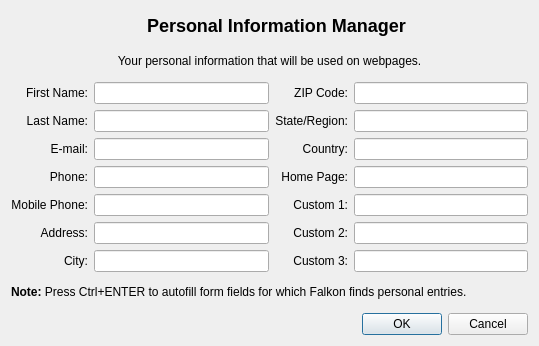
<?xml version="1.0" encoding="UTF-8"?>
<ui version="4.0">
 <class>PIM_Settings</class>
 <widget class="QDialog" name="PIM_Settings">
  <property name="geometry">
   <rect>
    <x>0</x>
    <y>0</y>
    <width>539</width>
    <height>346</height>
   </rect>
  </property>
  <property name="windowTitle">
   <string>PIM Settings</string>
  </property>
  <layout class="QVBoxLayout" name="verticalLayout">
   <item>
    <layout class="QHBoxLayout" name="horizontalLayout">
     <item>
      <spacer name="horizontalSpacer">
       <property name="orientation">
        <enum>Qt::Horizontal</enum>
       </property>
       <property name="sizeHint" stdset="0">
        <size>
         <width>40</width>
         <height>20</height>
        </size>
       </property>
      </spacer>
     </item>
     <item>
      <widget class="QLabel" name="label_2">
       <property name="pixmap">
        <pixmap resource="PIM_res.qrc">:/PIM/data/PIM.png</pixmap>
       </property>
      </widget>
     </item>
     <item>
      <widget class="QLabel" name="label">
       <property name="text">
        <string>&lt;h2&gt;Personal Information Manager&lt;/h2&gt;</string>
       </property>
      </widget>
     </item>
     <item>
      <spacer name="horizontalSpacer_2">
       <property name="orientation">
        <enum>Qt::Horizontal</enum>
       </property>
       <property name="sizeHint" stdset="0">
        <size>
         <width>40</width>
         <height>20</height>
        </size>
       </property>
      </spacer>
     </item>
    </layout>
   </item>
   <item>
    <widget class="QLabel" name="label_tip">
     <property name="text">
      <string>Your personal information that will be used on webpages.</string>
     </property>
     <property name="alignment">
      <set>Qt::AlignCenter</set>
     </property>
    </widget>
   </item>
   <item>
    <layout class="QGridLayout" name="gridLayout">
     <item row="0" column="0">
      <widget class="QLabel" name="label_firstname">
       <property name="text">
        <string>First Name:</string>
       </property>
       <property name="alignment">
        <set>Qt::AlignRight|Qt::AlignTrailing|Qt::AlignVCenter</set>
       </property>
      </widget>
     </item>
     <item row="0" column="1">
      <widget class="QLineEdit" name="pim_firstname"/>
     </item>
     <item row="1" column="0">
      <widget class="QLabel" name="label_lastname">
       <property name="text">
        <string>Last Name:</string>
       </property>
       <property name="alignment">
        <set>Qt::AlignRight|Qt::AlignTrailing|Qt::AlignVCenter</set>
       </property>
      </widget>
     </item>
     <item row="1" column="1">
      <widget class="QLineEdit" name="pim_lastname"/>
     </item>
     <item row="2" column="0">
      <widget class="QLabel" name="label_email">
       <property name="text">
        <string>E-mail:</string>
       </property>
       <property name="alignment">
        <set>Qt::AlignRight|Qt::AlignTrailing|Qt::AlignVCenter</set>
       </property>
      </widget>
     </item>
     <item row="2" column="1">
      <widget class="QLineEdit" name="pim_email"/>
     </item>
     <item row="3" column="0">
      <widget class="QLabel" name="label_phone">
       <property name="text">
        <string>Phone:</string>
       </property>
       <property name="alignment">
        <set>Qt::AlignRight|Qt::AlignTrailing|Qt::AlignVCenter</set>
       </property>
      </widget>
     </item>
     <item row="3" column="1">
      <widget class="QLineEdit" name="pim_phone"/>
     </item>
     <item row="4" column="0">
      <widget class="QLabel" name="label_mobile">
       <property name="text">
        <string>Mobile Phone:</string>
       </property>
       <property name="alignment">
        <set>Qt::AlignRight|Qt::AlignTrailing|Qt::AlignVCenter</set>
       </property>
      </widget>
     </item>
     <item row="4" column="1">
      <widget class="QLineEdit" name="pim_mobile"/>
     </item>
     <item row="5" column="0">
      <widget class="QLabel" name="label_address">
       <property name="text">
        <string>Address:</string>
       </property>
       <property name="alignment">
        <set>Qt::AlignRight|Qt::AlignTrailing|Qt::AlignVCenter</set>
       </property>
      </widget>
     </item>
     <item row="5" column="1">
      <widget class="QLineEdit" name="pim_address"/>
     </item>
     <item row="6" column="0">
      <widget class="QLabel" name="label_city">
       <property name="text">
        <string>City:</string>
       </property>
       <property name="alignment">
        <set>Qt::AlignRight|Qt::AlignTrailing|Qt::AlignVCenter</set>
       </property>
      </widget>
     </item>
     <item row="6" column="1">
      <widget class="QLineEdit" name="pim_city"/>
     </item>
     <item row="0" column="2">
      <widget class="QLabel" name="label_zip">
       <property name="text">
        <string>ZIP Code:</string>
       </property>
       <property name="alignment">
        <set>Qt::AlignRight|Qt::AlignTrailing|Qt::AlignVCenter</set>
       </property>
      </widget>
     </item>
     <item row="0" column="3">
      <widget class="QLineEdit" name="pim_zip"/>
     </item>
     <item row="1" column="2">
      <widget class="QLabel" name="label_state">
       <property name="text">
        <string>State/Region:</string>
       </property>
       <property name="alignment">
        <set>Qt::AlignRight|Qt::AlignTrailing|Qt::AlignVCenter</set>
       </property>
      </widget>
     </item>
     <item row="1" column="3">
      <widget class="QLineEdit" name="pim_state"/>
     </item>
     <item row="2" column="2">
      <widget class="QLabel" name="label_country">
       <property name="text">
        <string>Country:</string>
       </property>
       <property name="alignment">
        <set>Qt::AlignRight|Qt::AlignTrailing|Qt::AlignVCenter</set>
       </property>
      </widget>
     </item>
     <item row="2" column="3">
      <widget class="QLineEdit" name="pim_country"/>
     </item>
     <item row="3" column="2">
      <widget class="QLabel" name="label_homepage">
       <property name="text">
        <string>Home Page:</string>
       </property>
       <property name="alignment">
        <set>Qt::AlignRight|Qt::AlignTrailing|Qt::AlignVCenter</set>
       </property>
      </widget>
     </item>
     <item row="3" column="3">
      <widget class="QLineEdit" name="pim_homepage"/>
     </item>
     <item row="4" column="2">
      <widget class="QLabel" name="label_special1">
       <property name="text">
        <string>Custom 1:</string>
       </property>
       <property name="alignment">
        <set>Qt::AlignRight|Qt::AlignTrailing|Qt::AlignVCenter</set>
       </property>
      </widget>
     </item>
     <item row="4" column="3">
      <widget class="QLineEdit" name="pim_special1"/>
     </item>
     <item row="5" column="2">
      <widget class="QLabel" name="label_special2">
       <property name="text">
        <string>Custom 2:</string>
       </property>
       <property name="alignment">
        <set>Qt::AlignRight|Qt::AlignTrailing|Qt::AlignVCenter</set>
       </property>
      </widget>
     </item>
     <item row="5" column="3">
      <widget class="QLineEdit" name="pim_special2"/>
     </item>
     <item row="6" column="2">
      <widget class="QLabel" name="label_special3">
       <property name="text">
        <string>Custom 3:</string>
       </property>
       <property name="alignment">
        <set>Qt::AlignRight|Qt::AlignTrailing|Qt::AlignVCenter</set>
       </property>
      </widget>
     </item>
     <item row="6" column="3">
      <widget class="QLineEdit" name="pim_special3"/>
     </item>
    </layout>
   </item>
   <item>
    <widget class="QLabel" name="label_note">
     <property name="text">
      <string>&lt;b&gt;Note:&lt;/b&gt; Press Ctrl+ENTER to autofill form fields for which Falkon finds personal entries.</string>
     </property>
    </widget>
   </item>
   <item>
    <widget class="QDialogButtonBox" name="buttonBox">
     <property name="orientation">
      <enum>Qt::Horizontal</enum>
     </property>
     <property name="standardButtons">
      <set>QDialogButtonBox::Cancel|QDialogButtonBox::Ok</set>
     </property>
    </widget>
   </item>
  </layout>
 </widget>
 <resources>
  <include location="PIM_res.qrc"/>
 </resources>
 <connections>
  <connection>
   <sender>buttonBox</sender>
   <signal>accepted()</signal>
   <receiver>PIM_Settings</receiver>
   <slot>accept()</slot>
   <hints>
    <hint type="sourcelabel">
     <x>248</x>
     <y>254</y>
    </hint>
    <hint type="destinationlabel">
     <x>157</x>
     <y>274</y>
    </hint>
   </hints>
  </connection>
  <connection>
   <sender>buttonBox</sender>
   <signal>rejected()</signal>
   <receiver>PIM_Settings</receiver>
   <slot>reject()</slot>
   <hints>
    <hint type="sourcelabel">
     <x>316</x>
     <y>260</y>
    </hint>
    <hint type="destinationlabel">
     <x>286</x>
     <y>274</y>
    </hint>
   </hints>
  </connection>
 </connections>
</ui>
